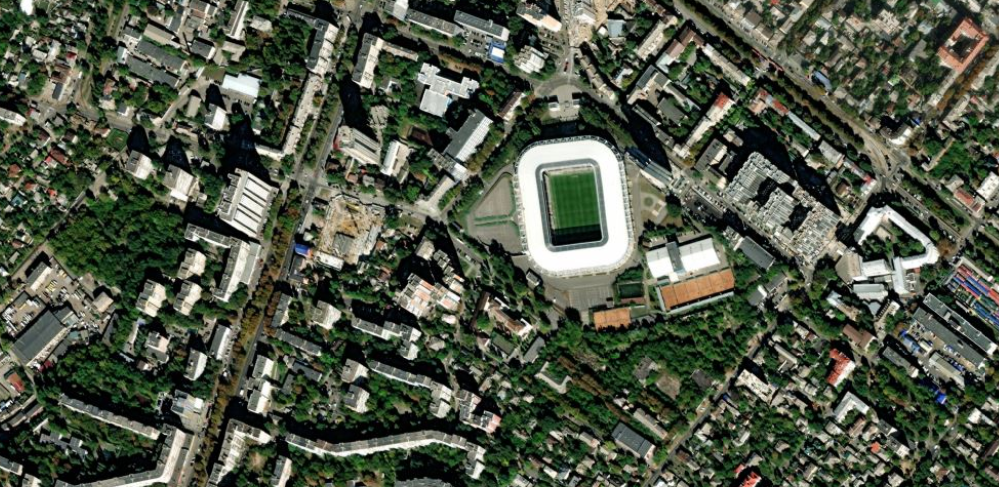
#> input picture Lab5/0.png, 999 x 487 px; its folder holds only this picture in this run
$ python Lab5.py
#> lines starting #> are read from the running program, lines starting #| are printed output that depends on the picture; after the words box and inside, x2 and y2 are one past the last pixel; in counts of white or black regions, pixels touching at a corner belong together
import cv2
import numpy as np
import os
from PIL import Image, ImageDraw, ImageFont
import matplotlib.pyplot as plt


def blur_frame(img, k=5, s=3, show=False):
    out = cv2.GaussianBlur(img, (k, k), s)
    if show:
        plt.figure(figsize=(10, 4))
        plt.subplot(1, 2, 1)
        plt.title("Original")
        plt.imshow(img)
        plt.axis("off")
        plt.subplot(1, 2, 2)
        plt.title(f"GaussianBlur k={k}, σ={s}")
        plt.imshow(out)
        plt.axis("off")
        plt.tight_layout()
        plt.show()
    return out
def quantize_palette(img_rgb, k=4, attempts=10, show=False):
    flat = img_rgb.reshape((-1, 3)).astype(np.float32)
    criteria = (
        cv2.TERM_CRITERIA_EPS + cv2.TERM_CRITERIA_MAX_ITER,
        20,
        1.0,
    )
    _, labels, centers = cv2.kmeans(
        flat,
        k,
        None,
        criteria,
        attempts,
        cv2.KMEANS_RANDOM_CENTERS,
    )
    centers_u8 = np.uint8(centers)
    quant = centers_u8[labels.flatten()]
    quant_img = quant.reshape(img_rgb.shape)
    if show:
        plt.figure(figsize=(10, 4))
        plt.subplot(1, 2, 1)
        plt.title("Original")
        plt.imshow(img_rgb)
        plt.axis("off")
        plt.subplot(1, 2, 2)
        plt.title(f"KMeans (k={k})")
        plt.imshow(quant_img)
        plt.axis("off")
        plt.tight_layout()
        plt.show()
    return quant_img
def edge_mask_canny(src, t1=10, t2=20, aperture=3, use_l2=True, blur_kernel=3, ignore_rgb=(0, 0, 0), ignore_tol=30,
                    ignore_dilate=10, show=False):
    if len(src.shape) == 3:
        gray = cv2.cvtColor(src, cv2.COLOR_RGB2GRAY)
    else:
        gray = src.copy()

    blur_gray = cv2.GaussianBlur(gray, (3, 3), 1.0)

    edges = cv2.Canny(
        blur_gray,
        threshold1=t1,
        threshold2=t2,
        apertureSize=aperture,
        L2gradient=use_l2,
    )

    if blur_kernel and blur_kernel > 1:
        if blur_kernel % 2 == 0:
            blur_kernel += 1
        fused = cv2.GaussianBlur(edges, (blur_kernel, blur_kernel), 0)
        _, edges = cv2.threshold(
            fused, 0, 255, cv2.THRESH_BINARY + cv2.THRESH_OTSU
        )

    if ignore_rgb is not None:
        if len(src.shape) == 3:
            img_i16 = src.astype(np.int16)
            tgt = np.array(ignore_rgb, dtype=np.int16).reshape(1, 1, 3)
            diff = img_i16 - tgt
            dist = np.linalg.norm(diff, axis=2)
            mask_col = dist < ignore_tol
        else:
            col = np.uint8([[ignore_rgb[:3]]])
            gray_tgt = cv2.cvtColor(col, cv2.COLOR_RGB2GRAY)[0, 0]
            dist = np.abs(gray.astype(np.int16) - int(gray_tgt))
            mask_col = dist < ignore_tol

        if ignore_dilate and ignore_dilate > 1:
            kernel = cv2.getStructuringElement(
                cv2.MORPH_ELLIPSE,
                (ignore_dilate, ignore_dilate),
            )
            mask_col = cv2.dilate(
                mask_col.astype(np.uint8), kernel
            ).astype(bool)

        edges[mask_col] = 0

    if show:
        plt.figure(figsize=(12, 4))
        plt.subplot(1, 3, 1)
        plt.title("Source (gray)")
        plt.imshow(gray, cmap="gray")
        plt.axis("off")
        plt.subplot(1, 3, 2)
        plt.title("Edges")
        plt.imshow(edges, cmap="gray")
        plt.axis("off")
        plt.subplot(1, 3, 3)
        plt.title("Edges (ignored color removed)")
        plt.imshow(edges, cmap="gray")
        plt.axis("off")
        plt.tight_layout()
        plt.show()

    return edges
def extract_green_mask(src_rgb, pal_rgb, green_ref=(32, 92, 24), primary_tol=80.0, excluded_color=(10, 20, 30),
                       excluded_tol=15.0, show=False):
    def is_excluded(col_f):
        if excluded_color is None:
            return False
        ex = np.array(excluded_color, dtype=np.float32)
        d = np.linalg.norm(col_f - ex)
        return d <= excluded_tol

    if src_rgb.shape[:2] != pal_rgb.shape[:2]:
        pal_rgb = cv2.resize(
            pal_rgb,
            (src_rgb.shape[1], src_rgb.shape[0]),
            interpolation=cv2.INTER_NEAREST,
        )

    flat = pal_rgb.reshape(-1, 3)
    uniq = np.unique(flat, axis=0)

    brightness = (
            0.299 * uniq[:, 0] + 0.587 * uniq[:, 1] + 0.114 * uniq[:, 2]
    )
    order = np.argsort(brightness)

    target = np.array(green_ref, dtype=np.float32)

    primary = None

    for idx in order:
        col = uniq[idx].astype(np.float32)
        if is_excluded(col):
            continue
        d = np.linalg.norm(col - target)
        if d <= primary_tol:
            primary = uniq[idx]
            break

    if primary is None:
        for idx in order:
            col = uniq[idx].astype(np.float32)
            if is_excluded(col):
                continue
            primary = uniq[idx]
            break
        if primary is None:
            primary = uniq[order[0]]

    mask_green = np.all(
        pal_rgb == primary.reshape(1, 1, 3), axis=2
    ).astype(np.uint8) * 255

    if show:
        plt.figure(figsize=(12, 4))
        plt.subplot(1, 3, 1)
        plt.title("Source RGB")
        plt.imshow(src_rgb)
        plt.axis("off")
        plt.subplot(1, 3, 2)
        plt.title("KMeans Palette")
        plt.imshow(pal_rgb)
        plt.axis("off")
        plt.subplot(1, 3, 3)
        plt.title("Green-like mask")
        plt.imshow(mask_green, cmap="gray")
        plt.axis("off")
        plt.tight_layout()
        plt.show()

    return mask_green
def mask_to_black(img_rgb, mask_bin, show=False):
    if mask_bin.ndim == 3:
        m = cv2.cvtColor(mask_bin, cv2.COLOR_RGB2GRAY)
    else:
        m = mask_bin.copy()

    if img_rgb.shape[:2] != m.shape[:2]:
        m = cv2.resize(
            m,
            (img_rgb.shape[1], img_rgb.shape[0]),
            interpolation=cv2.INTER_NEAREST,
        )

    out = img_rgb.copy()
    out[m == 255] = (0, 0, 0)

    if show:
        plt.figure(figsize=(10, 4))
        plt.subplot(1, 2, 1)
        plt.title("Original")
        plt.imshow(img_rgb)
        plt.axis("off")
        plt.subplot(1, 2, 2)
        plt.title("Masked (black-out)")
        plt.imshow(out)
        plt.axis("off")
        plt.tight_layout()
        plt.show()

    return out
# [141 lines left out: functions merge_palette, filter_regions, not called in this run]
def compose_overlay(base_rgb, masks, colors, labels=None, alpha=0.25, out_dir=".", filename="", font_path=None,
                    font_size=18, show=False):
    h, w = base_rgb.shape[:2]
    blended = base_rgb.copy().astype(np.float32)

    prep_masks = []
    for m in masks:
        cur = m[-1] if isinstance(m, tuple) else m
        if cur.ndim == 3:
            g = cv2.cvtColor(cur, cv2.COLOR_RGB2GRAY)
        else:
            g = cur.copy()
        if g.shape[:2] != (h, w):
            g = cv2.resize(g, (w, h), interpolation=cv2.INTER_NEAREST)
        prep_masks.append(g)

    for i, g in enumerate(prep_masks):
        col = np.array(colors[i], dtype=np.float32)
        mb = g > 0
        blended[mb] = (1.0 - alpha) * blended[mb] + alpha * col

    blended_u8 = np.clip(blended, 0, 255).astype(np.uint8)
    final_img = blended_u8

    if labels is not None:
        rows = max(1, len(labels))
        row_h = 30
        legend_h = rows * row_h + 10
        legend = np.ones((legend_h, w, 3), dtype=np.uint8) * 255

        for i, _ in enumerate(labels):
            y = (i + 1) * row_h
            x0, x1 = 10, 40
            y0, y1 = y - 15, y + 5
            col = tuple(int(c) for c in colors[i])
            cv2.rectangle(
                legend,
                (x0, max(5, y0)),
                (x1, min(legend_h - 5, y1)),
                col,
                thickness=-1,
            )

        legend_pil = Image.fromarray(legend)
        draw = ImageDraw.Draw(legend_pil)

        if font_path is None:
            candidates = [
                "C:/Windows/Fonts/arial.ttf",
                "/usr/share/fonts/truetype/dejavu/DejaVuSans.ttf",
            ]
            for p in candidates:
                if os.path.exists(p):
                    font_path = p
                    break

        if font_path is not None and os.path.exists(font_path):
            font = ImageFont.truetype(font_path, font_size)
        else:
            font = ImageFont.load_default()

        for i, label in enumerate(labels):
            y = (i + 1) * row_h
            draw.text((50, y - 10), str(label), font=font, fill=(0, 0, 0))

        legend = np.array(legend_pil)
        final_img = np.vstack([blended_u8, legend])

    if filename:
        os.makedirs(out_dir, exist_ok=True)
        path = os.path.join(out_dir, filename)
        Image.fromarray(final_img).save(path)

    if show:
        plt.figure(figsize=(8, 6))
        plt.title("Final overlay with legend")
        plt.imshow(final_img)
        plt.axis("off")
        plt.tight_layout()
        plt.show()

    return final_img
def mask_gray_and_red(img, tol=35, show=False, red_delta=40, red_min=60):
    if img.ndim == 3:
        tmp = img.astype(np.int16)
        r, g, b = tmp[:, :, 0], tmp[:, :, 1], tmp[:, :, 2]
        mx = np.maximum(np.maximum(r, g), b)
        mn = np.minimum(np.minimum(r, g), b)
        spread = mx - mn
        not_black = (r != 0) | (g != 0) | (b != 0)
        gray_like = (spread <= tol) & not_black
        gb_max = np.maximum(g, b)
        red_like = ((r - gb_max) >= red_delta) & (r >= red_min) & not_black
        mask_bool = gray_like | red_like
        mask = (mask_bool.astype(np.uint8) * 255)
    else:
        g = img if img.ndim == 2 else img[:, :, 0]
        mask = (g > 0).astype(np.uint8) * 255

    if show:
        if img.ndim == 3:
            tmp = img.astype(np.int16)
            r, g, b = tmp[:, :, 0], tmp[:, :, 1], tmp[:, :, 2]
            mx = np.maximum(np.maximum(r, g), b)
            mn = np.minimum(np.minimum(r, g), b)
            spread = mx - mn
            not_black = (r != 0) | (g != 0) | (b != 0)
            gray_like = (spread <= tol) & not_black
            gb_max = np.maximum(g, b)
            red_like = ((r - gb_max) >= red_delta) & (r >= red_min) & not_black
            gray_vis = (gray_like.astype(np.uint8) * 255)
        else:
            gray_vis = mask.copy()

        plt.figure(figsize=(15, 4))
        plt.subplot(1, 3, 1)
        plt.title("Input image")
        if img.ndim == 3:
            plt.imshow(img)
        else:
            plt.imshow(img, cmap="gray")
        plt.axis("off")
        plt.subplot(1, 3, 2)
        plt.title("Gray-only mask")
        plt.imshow(gray_vis, cmap="gray")
        plt.axis("off")
        plt.subplot(1, 3, 3)
        plt.title("Gray + Red mask")
        plt.imshow(mask, cmap="gray")
        plt.axis("off")
        plt.tight_layout()
        plt.show()

    return mask

def main():
    n_images = 10
    for i in range(n_images):
        bgr = cv2.imread(f"{i}.png")
#> bgr is the input picture: shape (487, 999, 3); mean B, G, R 71.7, 87.3, 80.5
        if bgr is None:
            continue

        rgb = cv2.cvtColor(bgr, cv2.COLOR_BGR2RGB)

        green_blur = blur_frame(rgb, k=9, s=9, show=False)
#> in blur_frame, `out = cv2.GaussianBlur(img, (k, k), s)`:
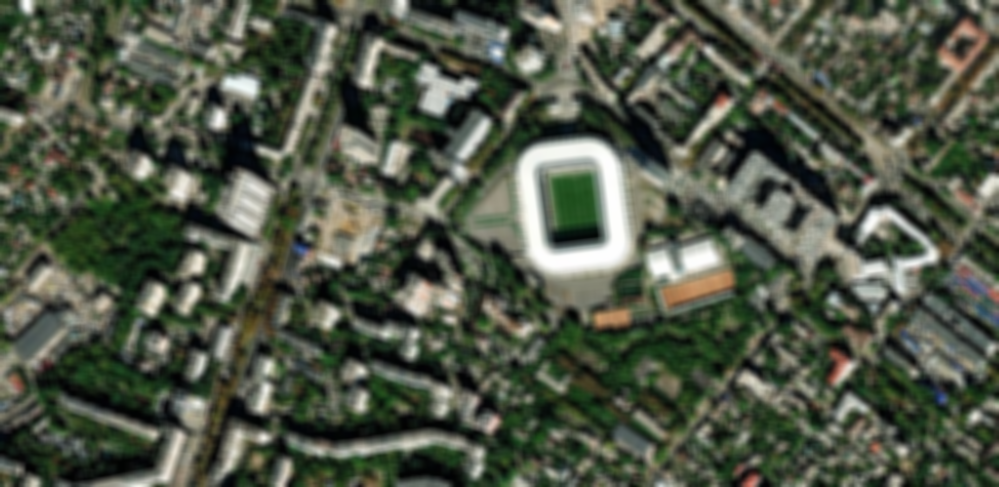
#> out: shape (487, 999, 3); mean R, G, B 80.5, 87.3, 71.7
        green_kmeans = quantize_palette(green_blur, k=4, attempts=9, show=False)
#> in quantize_palette, `_, labels, centers = cv2.kmeans( flat, k, None, criteria, attempts, cv..`: centers = [[135.5, 135.2, 119], [33.06, 44.88, 29.87], [204, 204.1, 193.9], [81.75, 87.87, 70.96]]
#> in quantize_palette, `centers_u8 = np.uint8(centers)`: centers_u8 = [[135, 135, 118], [33, 44, 29], [204, 204, 193], [81, 87, 70]]
#> in quantize_palette, `quant_img = quant.reshape(img_rgb.shape)`:
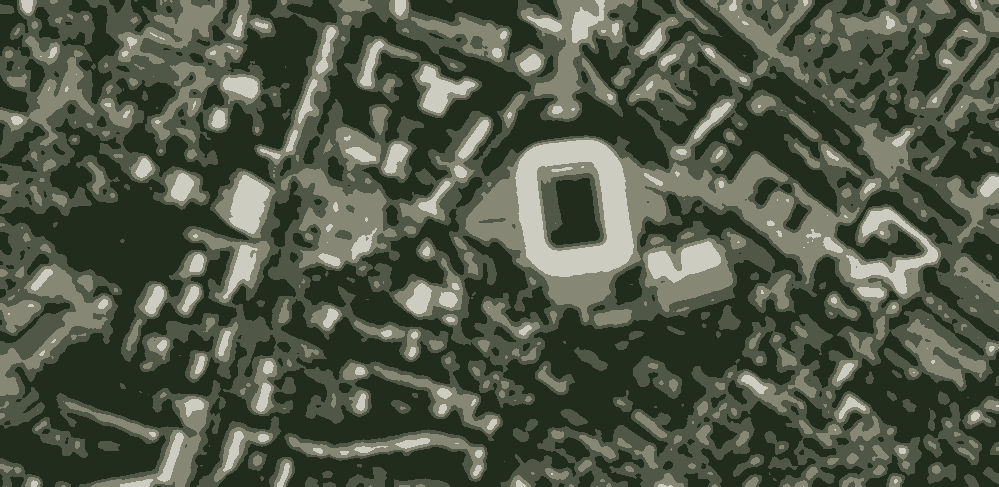
#> quant_img: shape (487, 999, 3); mean R, G, B 80.2, 86.6, 70.8
        green_mask = extract_green_mask(
            rgb,
            green_kmeans,
            show=False,
        )
#> in extract_green_mask, `uniq = np.unique(flat, axis=0)`: uniq = [[33, 44, 29], [81, 87, 70], [135, 135, 118], [204, 204, 193]]
#> in extract_green_mask, `brightness = ( 0.299 * uniq[:, 0] + 0.587 * uniq[:, 1] + 0.114 * uniq[..`: brightness = [39, 83.27, 133.1, 202.7]
#> in extract_green_mask, `order = np.argsort(brightness)`: order = [0, 1, 2, 3]
#> the loop in extract_green_mask, `for idx in order:` made 1 pass
#> (ex in is_excluded, primary) on pass 1: ([10, 20, 30], [33, 44, 29])
#> in extract_green_mask, `mask_green = np.all( pal_rgb == primary.reshape(1, 1, 3), axis=2 ).ast..`:
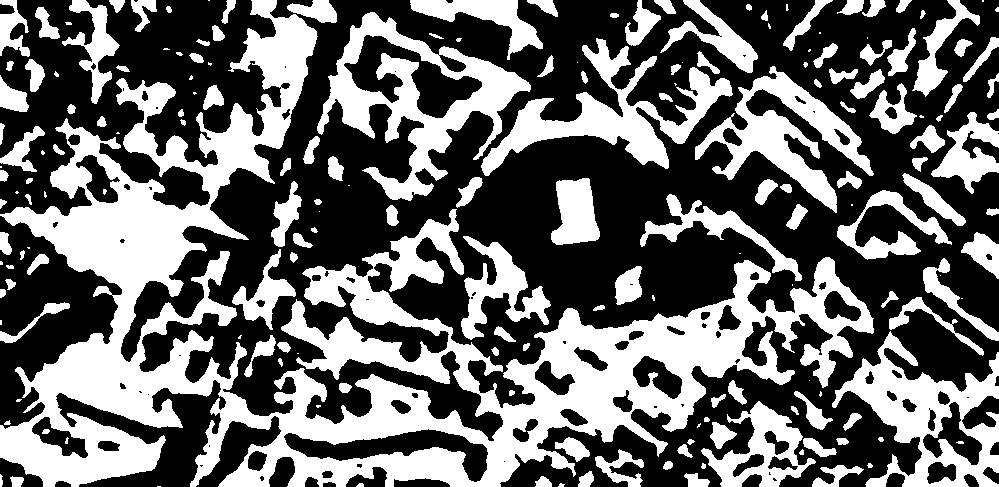
#> mask_green: shape (487, 999); 40.9% white; 188 white regions (47 under 20 px), largest, box (x1, y1, x2, y2) and area: (0, 0, 874, 487) 103796, (317, 12, 531, 201) 12266, (832, 331, 999, 487) 10052
        rgb_no_green = mask_to_black(rgb, green_mask, show=False)

        land_no_green = mask_to_black(rgb_no_green, green_mask, show=False)
        edges = edge_mask_canny(
            land_no_green,
            t1=45,
            t2=60,
            blur_kernel=25,
            ignore_rgb=(0, 0, 0),
            show=False,
        )
#> in edge_mask_canny, `edges = cv2.Canny( blur_gray, threshold1=t1, threshold2=t2, apertureSi..`: edges: shape (487, 999); 18.5% white in thin lines or dots
#> in edge_mask_canny, `_, edges = cv2.threshold( fused, 0, 255, cv2.THRESH_BINARY + cv2.THRES..`: edges: shape (487, 999); 62.3% white; 162 black regions (11 under 20 px), largest, box (x1, y1, x2, y2) and area: (221, 139, 873, 487) 51802, (6, 156, 239, 430) 22725, (319, 14, 528, 175) 11673
#> in edge_mask_canny, `mask_col = dist < ignore_tol`: mask_col: shape (487, 999) bool; 43% white; 713 white regions (562 under 20 px), largest, box (x1, y1, x2, y2) and area: (0, 0, 876, 487) 113434, (316, 12, 531, 201) 12757, (481, 0, 758, 176) 11856
#> in edge_mask_canny, `mask_col = cv2.dilate( mask_col.astype(np.uint8), kernel ).astype(bool)`: mask_col: shape (487, 999) bool; 79% white; 375 black regions (195 under 20 px), largest, box (x1, y1, x2, y2) and area: (461, 140, 959, 325) 29904, (261, 27, 457, 289) 8168, (0, 257, 112, 396) 4320
#> in edge_mask_canny, `edges[mask_col] = 0`: edges: shape (487, 999); 17.7% white; 417 white regions (222 under 20 px), largest, box (x1, y1, x2, y2) and area: (598, 142, 873, 313) 11331, (261, 27, 457, 289) 8099, (189, 175, 274, 302) 3442
        edges_inv = cv2.bitwise_not(edges)
        buildings_rgb = mask_to_black(land_no_green, edges_inv, show=False)
        buildings_mask = mask_gray_and_red(buildings_rgb, tol=50, show=False)
#> in mask_gray_and_red, `gray_like = (spread <= tol) & not_black`: gray_like: shape (487, 999) bool; 17.2% white; 438 white regions (235 under 20 px), largest, box (x1, y1, x2, y2) and area: (598, 142, 873, 313) 11109, (261, 27, 452, 289) 7732, (189, 175, 274, 302) 3440
#> in mask_gray_and_red, `red_like = ((r - gb_max) >= red_delta) & (r >= red_min) & not_black`: red_like: shape (487, 999) bool; 0.27% white; 40 white regions (25 under 20 px), largest, box (x1, y1, x2, y2) and area: (941, 23, 986, 71) 444, (616, 311, 628, 323) 97, (833, 359, 848, 382) 82
#> in mask_gray_and_red, `mask_bool = gray_like | red_like`:
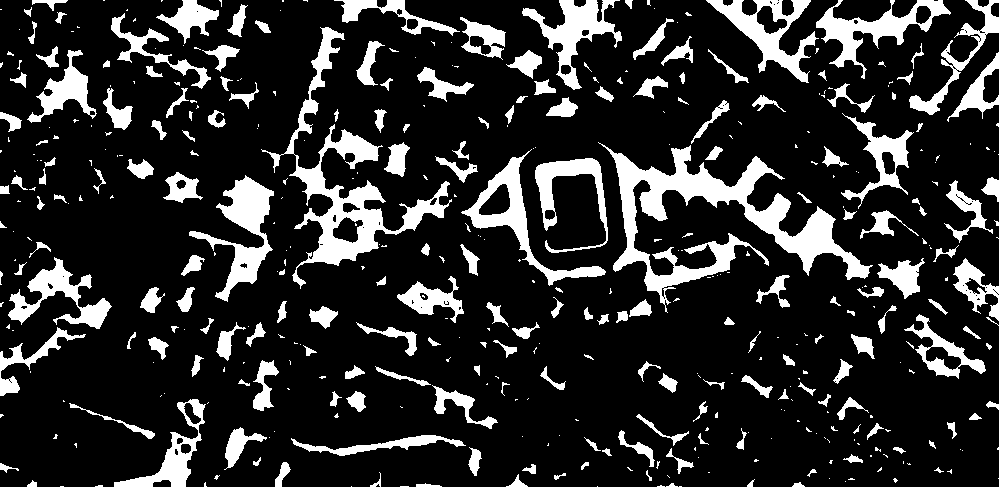
#> mask_bool: shape (487, 999) bool; 17.4% white; 444 white regions (244 under 20 px), largest, box (x1, y1, x2, y2) and area: (598, 142, 873, 313) 11159, (261, 27, 452, 289) 7757, (189, 175, 274, 302) 3440

        compose_overlay(
            rgb,
            [green_mask, buildings_mask],
            [(0, 255, 0), (0, 0, 0)],
            labels=["Рослинність", "Будівлі"],
            alpha=0.75,
            out_dir=".",
            filename=f"{i}_masked.png",
            show=False,
        )
#> the loop in compose_overlay, `for m in masks:` made 2 passes
#> after the loop in compose_overlay, `for m in masks:`: prep_masks = 2 items
#> the loop in compose_overlay, `for i, g in enumerate(prep_masks):` made 2 passes
#> col on passes 1 to 2: [0, 255, 0], [0, 0, 0]
#> after the loop in compose_overlay, `for i, g in enumerate(prep_masks):`:
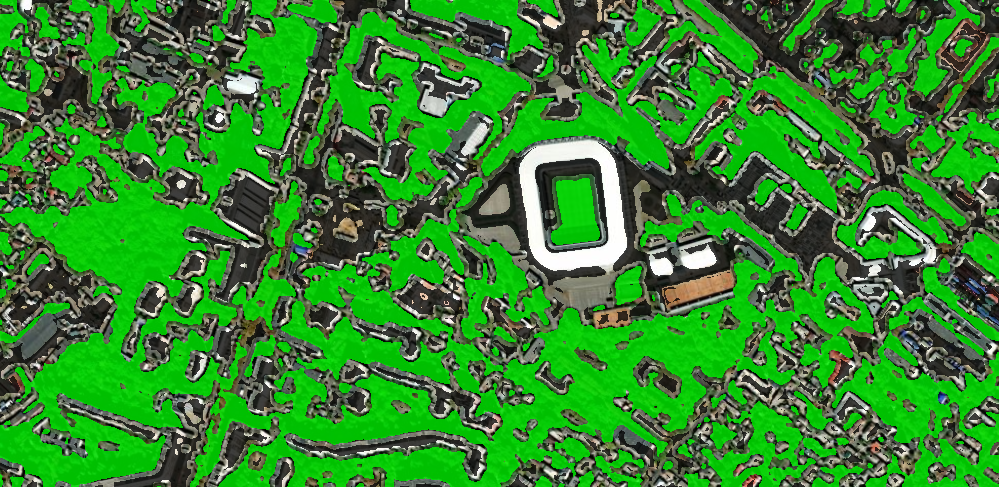
#> blended: shape (487, 999, 3) float32; mean R, G, B 52.8, 134.2, 46.9
#> after the loop in compose_overlay, `for i, _ in enumerate(labels):`:
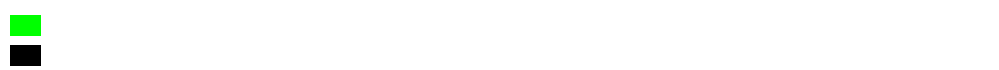
#> legend: shape (70, 999, 3); mean of channels 0, 1, 2 250.3, 252.6, 250.3; drawn as B, G, R
#> in compose_overlay, `final_img = np.vstack([blended_u8, legend])`:
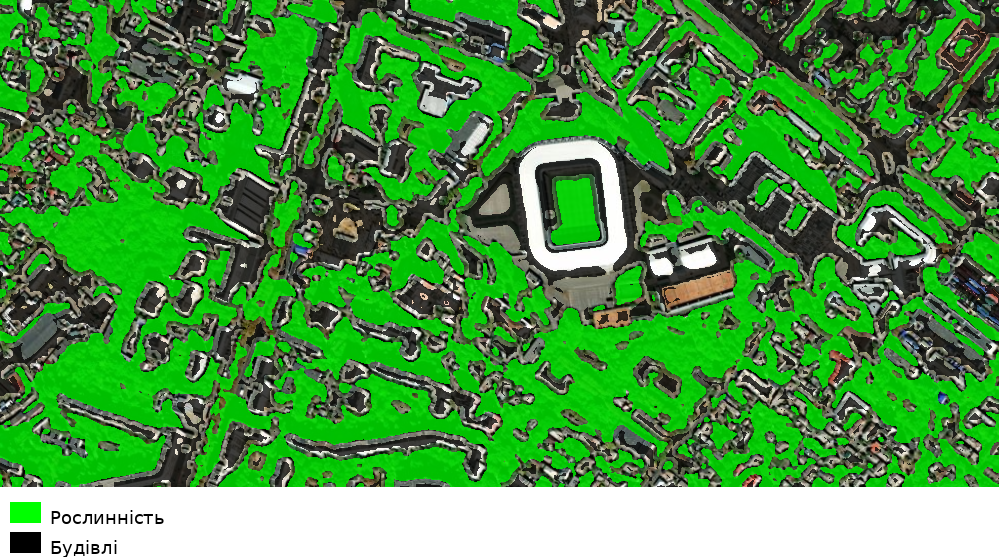
#> final_img: shape (557, 999, 3); mean R, G, B 77.1, 148.5, 71.9

if __name__ == "__main__":
    main()
